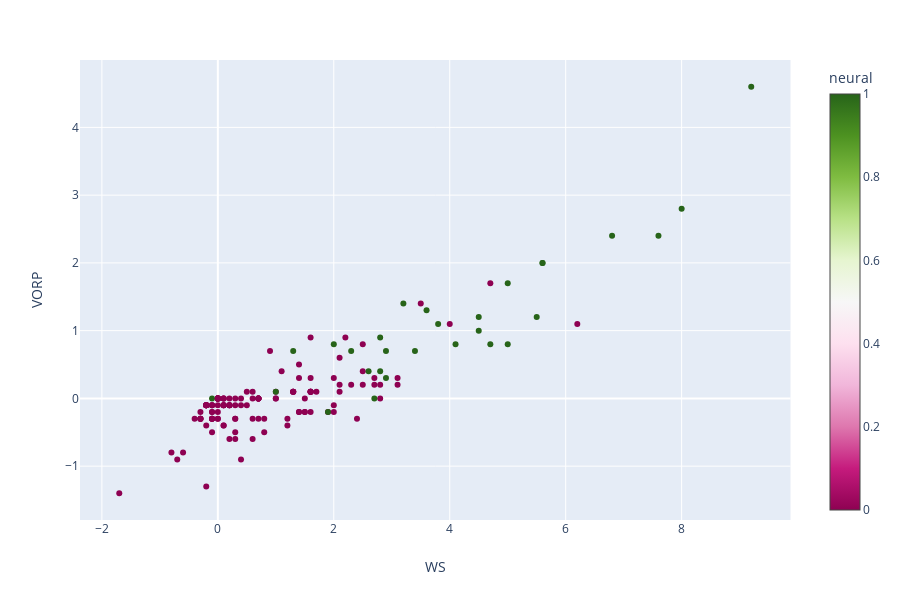

This figure's notebook cell:
### Code cell
fig = px.scatter(test_master_w_predictions, x='WS', y='VORP',
              color='neural', hover_name='Player_name', hover_data=['USG%', 'PER', 'MP', 'VORP', 'Age', 'RPG'], color_continuous_scale=px.colors.diverging.PiYG)
# fig.update_xaxes(range=[-2, 4.5])
fig.show()

### Figure 1 — Plotly figure (JSON) as saved in the notebook; plotly's stock layout.template omitted (floating-point values rounded to 4 significant figures; data arrays with more than 128 entries replaced by an {"elided": "..."} marker saying what was removed)
{"data": [{"customdata": {"elided": "164x6 float values"}, "hoverlabel": {"namelength": 0}, "hovertemplate": "<b>%{hovertext}</b><br><br>WS=%{x}<br>VORP=%{customdata[3]}<br>USG%=%{customdata[0]}<br>PER=%{customdata[1]}<br>MP=%{customdata[2]}<br>Age=%{customdata[4]}<br>RPG=%{customdata[5]}<br>neural=%{marker.color}", "hovertext": {"elided": "164 str values"}, "legendgroup": "", "marker": {"color": {"elided": "164 int values"}, "coloraxis": "coloraxis", "symbol": "circle"}, "mode": "markers", "name": "", "showlegend": false, "type": "scatter", "x": {"elided": "164 float values"}, "xaxis": "x", "y": {"elided": "164 float values"}, "yaxis": "y"}], "layout": {"coloraxis": {"colorbar": {"title": {"text": "neural"}}, "colorscale": [[0, "rgb(142,1,82)"], [0.1, "rgb(197,27,125)"], [0.2, "rgb(222,119,174)"], [0.3, "rgb(241,182,218)"], [0.4, "rgb(253,224,239)"], [0.5, "rgb(247,247,247)"], [0.6, "rgb(230,245,208)"], [0.7, "rgb(184,225,134)"], [0.8, "rgb(127,188,65)"], [0.9, "rgb(77,146,33)"], [1, "rgb(39,100,25)"]]}, "height": 600, "legend": {"tracegroupgap": 0}, "margin": {"t": 60}, "xaxis": {"anchor": "y", "domain": [0, 0.98], "title": {"text": "WS"}}, "yaxis": {"anchor": "x", "domain": [0, 1], "title": {"text": "VORP"}}}}
